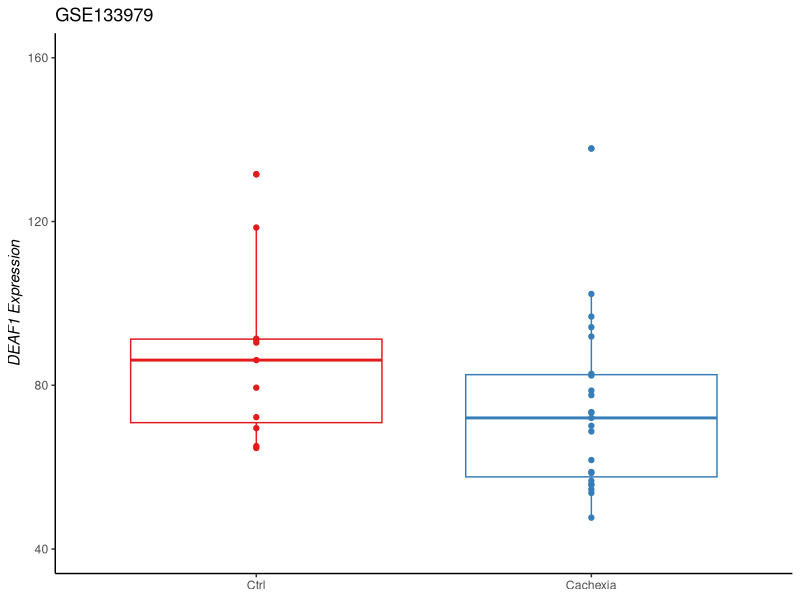
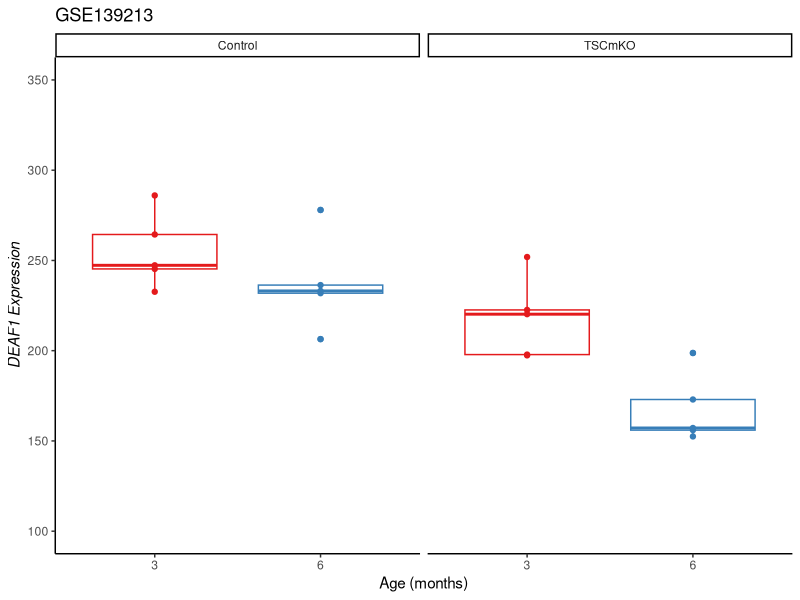
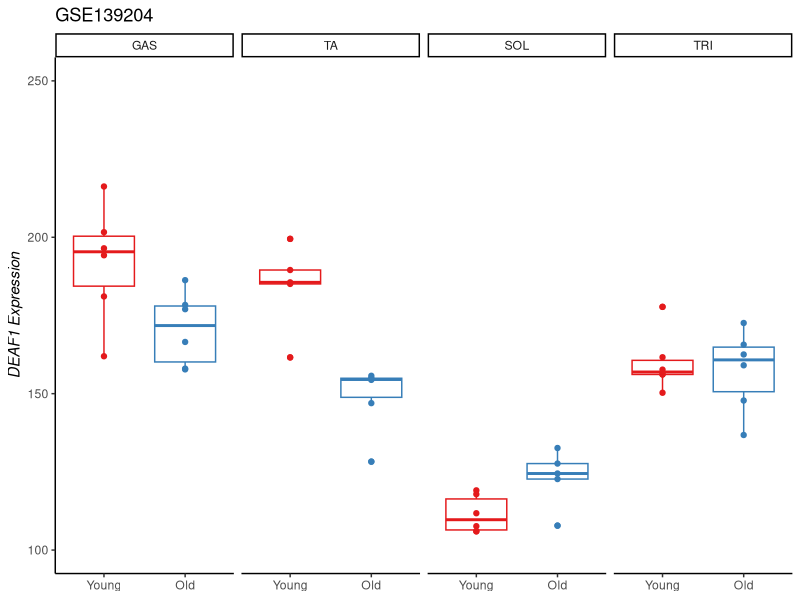
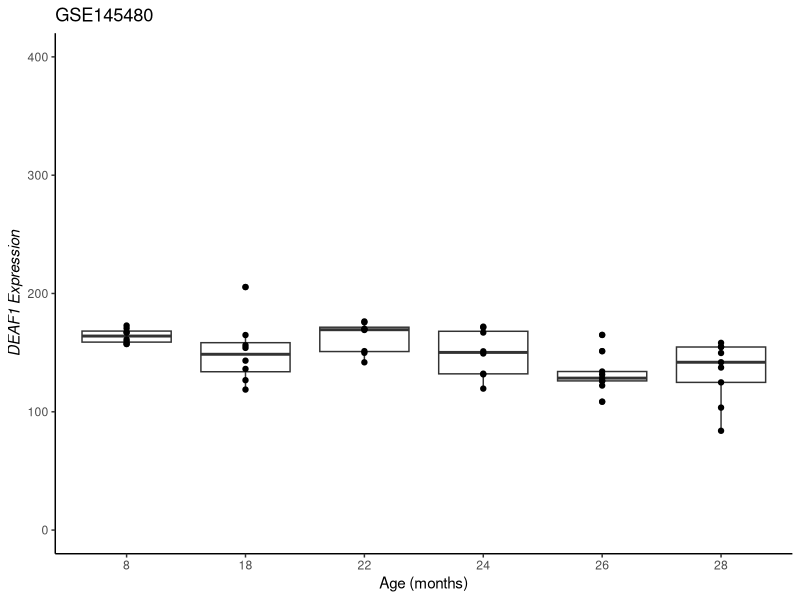
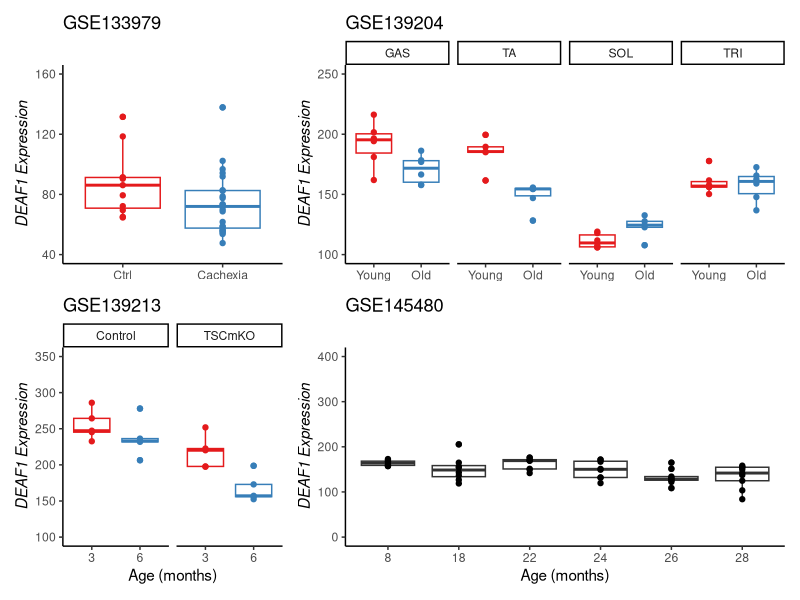
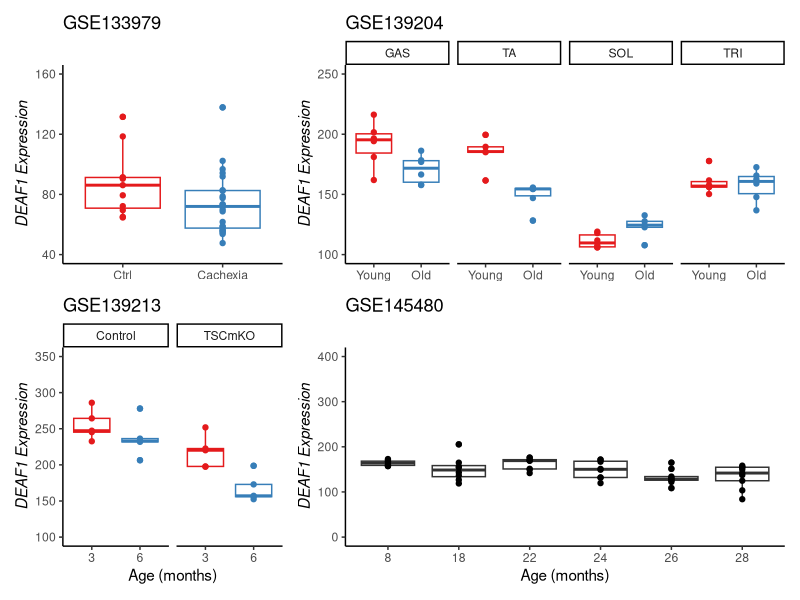

R code for these plots, in order:
## ---- chunk 1
suppressPackageStartupMessages({
  library(tidyverse)
  library(patchwork)
})
## ---- chunk 2
df_pdac <- read_csv("../gse133979_pdac/output/01_QC/pdac_deaf1_norm.csv")
df_tscmko <- read_csv("../sarcoatlas_tscmko/output/01_QC/sarcoatlas_tscmko_deaf1_normcounts.csv")

df_agingcrrm <- read_csv("../sarcoatlas_agingcrrm/output/01_QC/sarcoatlas_agingcrrm_deaf1_normcounts.csv")

df_time <- read_csv("../sarcoatlas_timecourse_mouse/output/01_QC/sarcoatlas_timeseries_deaf1_normcounts.csv")

## ---- chunk 3
# global plot theme

th <- theme_classic() +
  theme(axis.title.y = element_text(face = "italic"),
        legend.position = "none")
## ---- chunk 4
head(df_pdac)
## ---- chunk 5
df_pdac$condition <- ifelse(df_pdac$condition == "ctrl", 
                            "Ctrl", 
                            "Cachexia")

df_pdac$condition <- factor(df_pdac$condition, 
                            levels = c("Ctrl", "Cachexia"))
## ---- chunk 6
 #| label: plot-a-pdac

gse_lab <- "GSE133979"

p1 <- ggplot(df_pdac, aes(x = condition, y = norm_counts,
                          color = condition)) +
  geom_boxplot() + 
  geom_point() +
  scale_y_continuous(limits = c(40, 160)) +
  labs(
    title = gse_lab,
    y = "DEAF1 Expression") +
  scale_color_brewer(palette = "Set1") +
  th +
  theme(axis.title.x = element_blank())

p1
## ---- chunk 7
df_tscmko <- df_tscmko %>% 
  separate(sample_id, into = c("age", "condition", "rep"), 
           remove = FALSE)

df_tscmko$age <- ifelse(df_tscmko$age == "X3M", "3", "6")

df_tscmko$condition <- ifelse(df_tscmko$condition == "CTRL", 
                              "Control", "TSCmKO")

head(df_tscmko)
## ---- chunk 8
#| label: plot-b-tscmko

gse_lab <- "GSE139213"

p2 <- ggplot(df_tscmko, aes(x = age, y = counts, color = age)) +
  geom_boxplot() +
  geom_point() +
  scale_y_continuous(limits = c(100, 350)) +
  scale_color_brewer(palette = "Set1") +
  labs(
    title = gse_lab, 
    x = "Age (months)", 
    y = "DEAF1 Expression") +
  facet_wrap(~ condition) +
  theme_classic() +
  theme(legend.position = "none") + 
  th

p2
## ---- chunk 9
df_agingcrrm$age <- ifelse(df_agingcrrm$age == "X10m", "Young",
                           "Old")

df_agingcrrm$age <- factor(df_agingcrrm$age,
                           levels = c("Young", "Old"))

df_agingcrrm$muscle <- gsub("Sol", "SOL", df_agingcrrm$muscle)

df_agingcrrm$muscle <- factor(df_agingcrrm$muscle, 
                              levels = c("GAS", "TA", "SOL", "TRI"))

head(df_agingcrrm)
## ---- chunk 10
#| label: plot-c-agingcrrm

gse_lab <- "GSE139204"

p3 <- ggplot(df_agingcrrm, aes(x = age, y = counts,
                         color = age)) +
  geom_boxplot() +
  geom_point() +
  scale_color_brewer(palette = "Set1") +
  scale_y_continuous(limits = c(100, 250)) +
  labs(
    title = gse_lab,
    y = "DEAF1 Expression") +
  facet_wrap(~muscle, nrow = 1) +
  th +
  theme(axis.title.x = element_blank())

p3
## ---- chunk 11
unique(df_time$age)
## ---- chunk 12
df_time$age <- as.factor(gsub("X|m", "", df_time$age))

# arrange in correct order
df_time$age <- factor(df_time$age, 
                      levels = c("8", "18", "22", "24", 
                                 "26", "28"))

df_time
## ---- chunk 13
#| label: plot-d-time

gse_lab <- "GSE145480"

p4 <- ggplot(df_time, aes(x = age, y = norm_counts)) +
  geom_boxplot() + 
  geom_point() +
  scale_y_continuous(limits = c(0, 400)) +
  labs(
    title = gse_lab,
    x = "Age (months)", 
    y = "DEAF1 Expression"
  ) +
  th

p4
## ---- chunk 14
#| label: combined-plot

layout <- "
AACCCC
BBDDDD
"

combined_plot <- p1 + p2 + p3 + p4 +
  plot_layout(design = layout)

combined_plot
## ---- chunk 15
ggsave(filename = "combined_plot.pdf", 
       plot = combined_plot, device = "pdf", 
       width = 20, height = 25,
       units = "cm")
## ---- chunk 16
sessionInfo()
